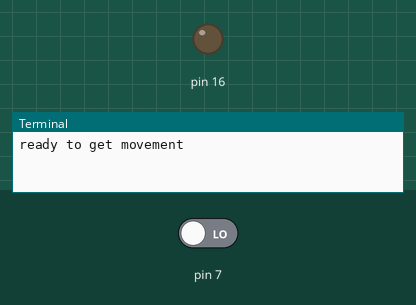
Simulated run of this program. Board: Raspberry Pi (header pin numbers). On the bench: output pins drawn as LEDs (lit = HIGH), the last lines printed to the terminal. The inputs (shaded band) are chosen by the test bench; at power-on: pin 7 LOW. The clock reads 2024-03-15 10:24:30 at power-on unless the program sets it.

Above: at 2.2 s.
2.3 s: pin 7 driven HIGH
At 2.8 s:
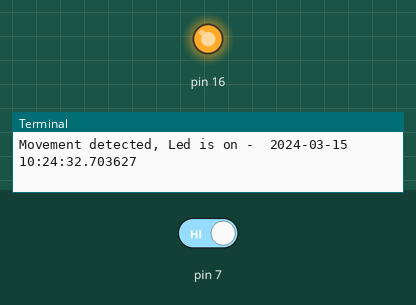
3.8 s: pin 7 driven LOW
At 4.3 s:
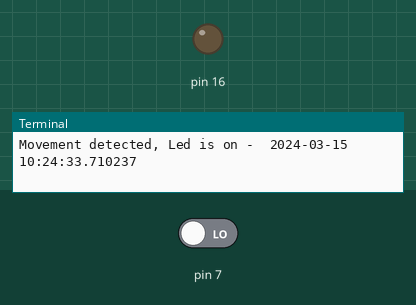
Timing chart, 0 to 6.8 s (numbered marks = the images above; inputs shaded):
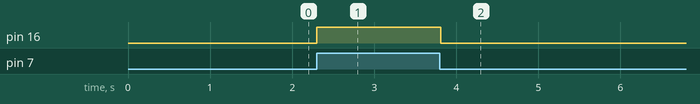

The program:

gpin.py
```python
import time
import datetime
from datetime import datetime
import RPi.GPIO as GPIO

import gpiozero
from gpiozero import LED
from time import sleep

Sensor: int = 7
Led: int = 16

GPIO.setwarnings(False)
GPIO.setmode(GPIO.BOARD)
GPIO.setup(Sensor, GPIO.IN)
GPIO.setup(Led, GPIO.OUT)

GPIO.output(Led, 0)

time.sleep(1)
print("ready to get movement")

try:
    while True:
        now = datetime.now()
        i=GPIO.input(Sensor)
        if i==0:
            GPIO.output(Led, GPIO.LOW)  #Turn off LED
            time.sleep(0.1)
        elif i==1:
            print("Movement detected, Led is on - ", now)
            GPIO.output(Led, GPIO.HIGH)  #Turn on LED
            time.sleep(0.1)

except KeyboardInterrupt:
    GPIO.cleanup()
    print("bye")
    
```

Measured:
- after the input at 2.3 s, pin 16: LOW → HIGH at once
- after the input at 3.8 s, pin 16: HIGH → LOW at once
